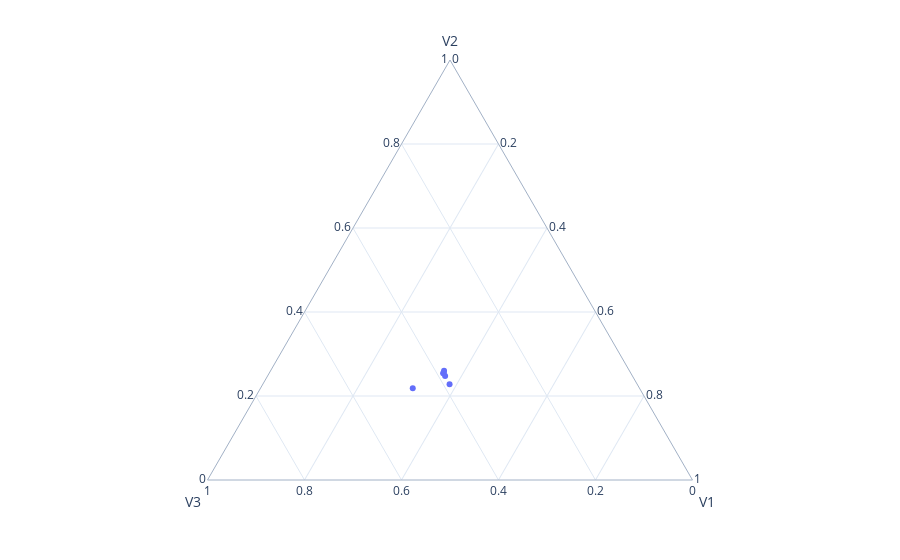

Notebook code for this chart:
### Code cell
#From biomenet 
metabosystem_contrib = pd.read_csv('/home/alexis/BiomeNet/BiomeNet/results/theta_700_2.tsv',
                                   sep = '\t')
metabosystem_contrib.set_index("sample", inplace = True)
fig = px.scatter_ternary(metabosystem_contrib.loc[:,["V2","V3","V1"]],
                         a="V2", b="V3", c="V1", template = 'plotly_white')
fig.show()

### Figure 1 — Plotly figure (JSON) as saved in the notebook; plotly's stock layout.template omitted (floating-point values rounded to 4 significant figures)
{"data": [{"a": [0.2476, 0.2279, 0.2551, 0.2539, 0.2599, 0.2184], "b": [0.3863, 0.3869, 0.3852, 0.3872, 0.3823, 0.4676], "c": [0.3662, 0.3852, 0.3597, 0.3589, 0.3578, 0.314], "hovertemplate": "V2=%{a}<br>V3=%{b}<br>V1=%{c}<extra></extra>", "legendgroup": "", "marker": {"color": "#636efa", "symbol": "circle"}, "mode": "markers", "name": "", "showlegend": false, "subplot": "ternary", "type": "scatterternary"}], "layout": {"autosize": true, "legend": {"tracegroupgap": 0}, "margin": {"t": 60}, "ternary": {"aaxis": {"title": {"text": "V2"}}, "baxis": {"title": {"text": "V3"}}, "caxis": {"title": {"text": "V1"}}, "domain": {"x": [0, 1], "y": [0, 1]}}}}
